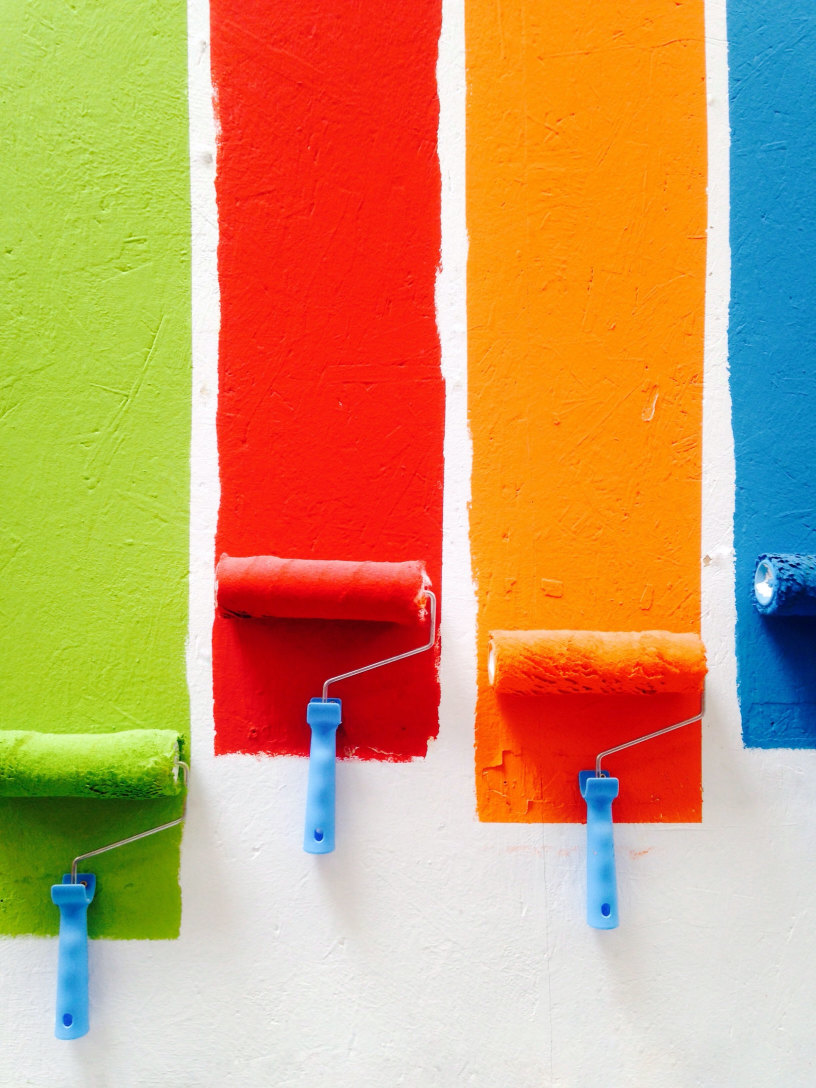
#> input picture COLOR1.jpg, 2448 x 3264 px (shown at 1/3 size)
$ python color_detection.py --picture COLOR1.jpg
#> lines starting #> are read from the running program, lines starting #| are printed output that depends on the picture
import cv2
import numpy as np
import pandas as pd
import argparse

#Creating argument parser to take image path from command line
ap = argparse.ArgumentParser()
ap.add_argument('-i', '--picture', required=True, help="Image Path")
args = vars(ap.parse_args())
img_path = args['picture']

#Reading the image with opencv
img = cv2.imread(img_path)
#> img is the input picture: shape (3264, 2448, 3); mean B, G, R 105.5, 155.1, 203.4
img=cv2.resize(img,(800,900))
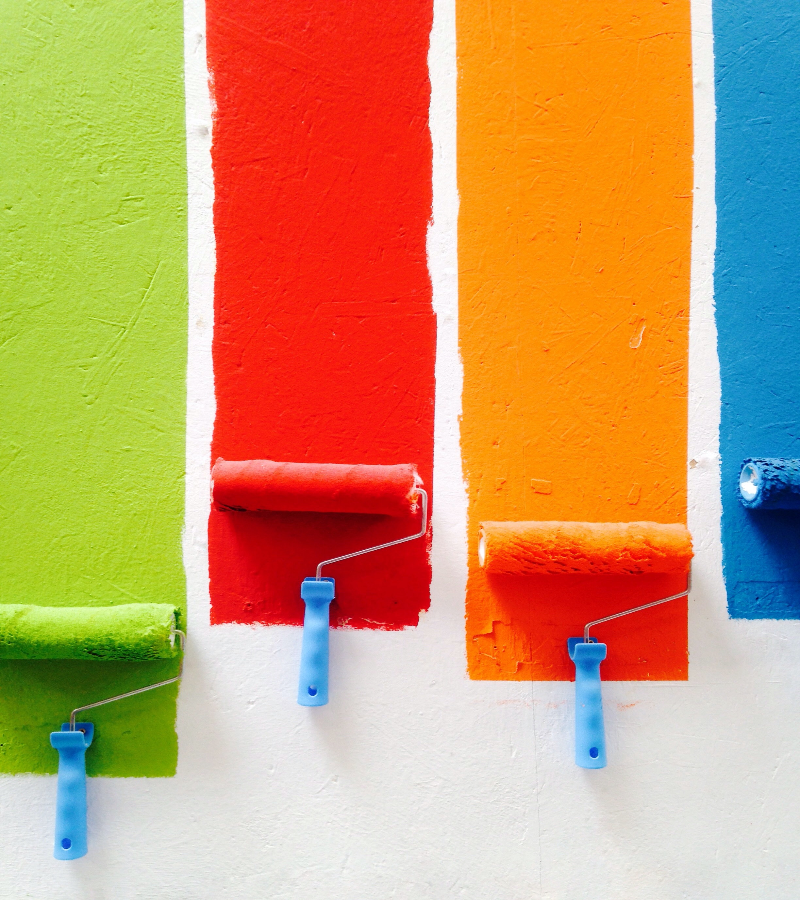
#> img: shape (900, 800, 3); mean B, G, R 105.4, 154.9, 203.3
#declaring global variables (are used later on)
clicked = False
r = g = b = xpos = ypos = 0

#Reading csv file with pandas and giving names to each column
index=["color","color_name","hex","R","G","B"]
csv = pd.read_csv('colors.csv', names=index, header=12)
#> (reads colors.csv from the repository)

#function to calculate minimum distance from all colors and get the most matching color
def getColorName(R,G,B):
    minimum = 10000
    for i in range(len(csv)):
        d = abs(R- int(csv.loc[i,"R"])) + abs(G- int(csv.loc[i,"G"]))+ abs(B- int(csv.loc[i,"B"]))
        if(d<=minimum):
            minimum = d
            cname = csv.loc[i,"color_name"]
    return cname

#function to get x,y coordinates of mouse double click
def draw_function(event, x,y,flags,param):
    if event == cv2.EVENT_LBUTTONDBLCLK:
        global b,g,r,xpos,ypos, clicked
        clicked = True
        xpos = x
        ypos = y
        b,g,r = img[y,x]
        b = int(b)
        g = int(g)
        r = int(r)

cv2.namedWindow('image') #  The code creates a window named 'image' using OpenCV's `namedWindow` function and sets the 'draw_function' as the mouse callback function for that window using OpenCV's `setMouseCallback` function. This allows the program to respond to double-click events in the 'image' window.

cv2.setMouseCallback('image',draw_function)

while(1):

    cv2.imshow("image",img)
    if (clicked):

        #cv2.rectangle(image, startpoint, endpoint, color, thickness)-1 fills entire rectangle
        cv2.rectangle(img,(20,20), (750,60), (b,g,r), -1)

        #Creating text string to display( Color name and RGB values )
        text = getColorName(r,g,b) + ' R='+ str(r) +  ' G='+ str(g) +  ' B='+ str(b)

        #cv2.putText(img,text,start,font(0-7),fontScale,color,thickness,lineType )
        cv2.putText(img, text,(40,40),2,0.8,(255,255,255),2,cv2.LINE_AA)

        #For very light colours we will display text in black colour
        if(r+g+b>=600):
            cv2.putText(img, text,(50,50),2,0.8,(0,0,0),4,cv2.LINE_AA)

        clicked=False

    #Break the loop when user hits 'esc' key
    if cv2.waitKey(20) & 0xFF ==27:
#> (key Esc is pressed here)
        break

cv2.destroyAllWindows()
